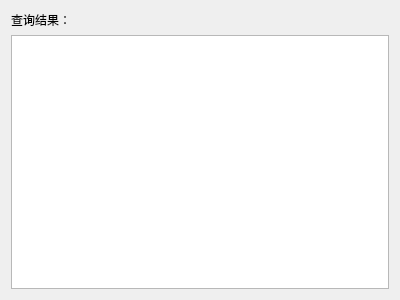
<?xml version="1.0" encoding="UTF-8"?>
<ui version="4.0">
 <class>SR_query</class>
 <widget class="QDialog" name="SR_query">
  <property name="geometry">
   <rect>
    <x>0</x>
    <y>0</y>
    <width>400</width>
    <height>300</height>
   </rect>
  </property>
  <property name="windowTitle">
   <string>Dialog</string>
  </property>
  <layout class="QVBoxLayout" name="verticalLayout">
   <item>
    <widget class="QLabel" name="label">
     <property name="text">
      <string>查询结果：</string>
     </property>
    </widget>
   </item>
   <item>
    <widget class="QTableWidget" name="tableWidget"/>
   </item>
  </layout>
 </widget>
 <resources/>
 <connections/>
</ui>
